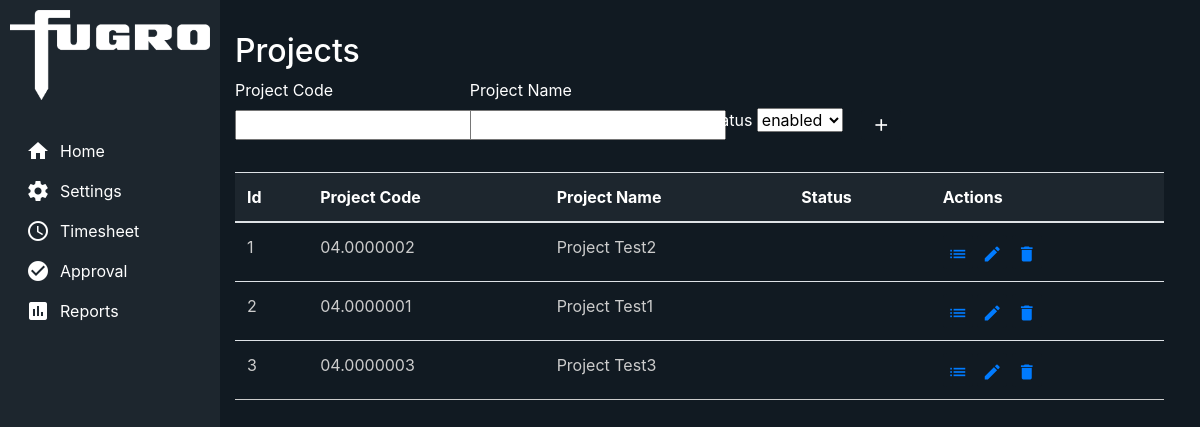
/projects/, run on the app's committed database.
### database/models/project.py (models this page shows)
class Project(BaseModel):
    projectCode = CharField()
    projectName = CharField()

### routes/projects.py (the view)
@projects_route.route('/')
def index():
    print("sssss")
    projects = Project.select()
    form = ProjectForm(acton='add')
    return render_template('project_form.html', projects=projects, form = form)

### forms/project.py
class ProjectForm(FlaskForm):
    projectCode = StringField('projectCode')
    projectName = StringField('projectName')
    projectStatus = SelectField('Status', choices=['enabled', 'disabled'], validators=[DataRequired()])
    id = HiddenField('ID')

### templates/project_form.html (shortened to what this page needs)
{% extends "index.html" %}
{% block content %}
<div class="container mt-3">
    <h2>Projects</h2>
    <form id="projectForm" method="POST" action="{{ url_for('projects.save', id=form.id.data) }}">
        <div class="form-row align-items-end">
            <div class="form-group col-md-3">
                <label for="projectCode">Project Code</label>
                {{ form.projectCode }}
            </div>
            <div class="form-group col-md-3">
                <label for="projectName">Project Name</label>
                {{ form.projectName }}
            </div>
            <div class="form-group col-md-2">
                <label for="projectName">Status</label>
                {{ form.projectStatus }}
            </div>
            <div class="form-group col-md-2">
                <button type="submit" class="submit-btn">
                    <span class="material-icons">add</span>
                </button>
            </div>
        </div>
    </form>
    <table class="table table-bordered-rows mt-3">
        <thead>
            <tr>
                <th scope="col">Id</th>
                <th scope="col">Project Code</th>
                <th scope="col">Project Name</th>
                <th scope="col">Status</th>
                <th scope="col">Actions</th>
            </tr>
        </thead>
        <tbody id="projectTableBody">
            {% for project in projects %}
                <tr>
                    <td>{{ project.id }}</td>
                    <td>{{ project.projectCode }}</td>
                    <td>{{ project.projectName }}</td>
                    <td>{{ project.status }}</td>
                    <td>
                        <button class="action-btn">
                            <a href="{{ url_for('project_tasks.index', id=project.id) }}">
                                <span class="material-icons">list</span>
                            </a>
                        </button>
                        <button class="action-btn">
                            <a href="{{ url_for('projects.edit', id=project.id) }}">
                                <span class="material-icons">edit</span>
                            </a>
                        </button>
                        <button class="action-btn">
                            <a href="{{ url_for('projects.delete', id=project.id) }}">
                                <span class="material-icons">delete</span>
                            </a>
                        </button>
                    </td>
                </tr>
            {% endfor %}
        </tbody>
    </table>
</div>
{% endblock %}

### static/css/styles.css (style rules this page uses)
:root { --fugro-dark-blue: #111a22; --fugro-light-blue: #1d262e; --fugro-gray: #cccccc; --fugro-white: #ffffff; }
body { display: flex; height: 100vh; overflow: auto; margin: 0; background-color: var(--fugro-dark-blue); color: var(--fugro-white); }
.table-bordered-rows thead th { background-color: var(--fugro-dark-blue); color: var(--fugro-white); background-color: var(--fugro-light-blue); }
.table-bordered-rows tbody tr { border-bottom: 1px solid var(--fugro-gray); color: var(--fugro-gray); margin-bottom: 1px; }
.submit-btn { background-color: var(--fugro-dark-blue); color: var(--fugro-white); border: none; padding: 5px 10px; font-size: 16px; border-radius: 4px; display: flex; align-items: center; justify-content: center; }
.submit-btn .material-icons { font-size: 20px; }
.action-btn { background-color: var(--fugro-dark-blue); color: var(--fugro-white); border: none; padding: 5px 5px; font-size: 16px; border-radius: 4px; align-items: center; justify-content: center; }
.action-btn .material-icons { font-size: 20px; vertical-align: middle; }

### data on the page
Project: id "1", projectCode "04.0000002", projectName "Project Test2"
Project: id "2", projectCode "04.0000001", projectName "Project Test1"
Project: id "3", projectCode "04.0000003", projectName "Project Test3"
